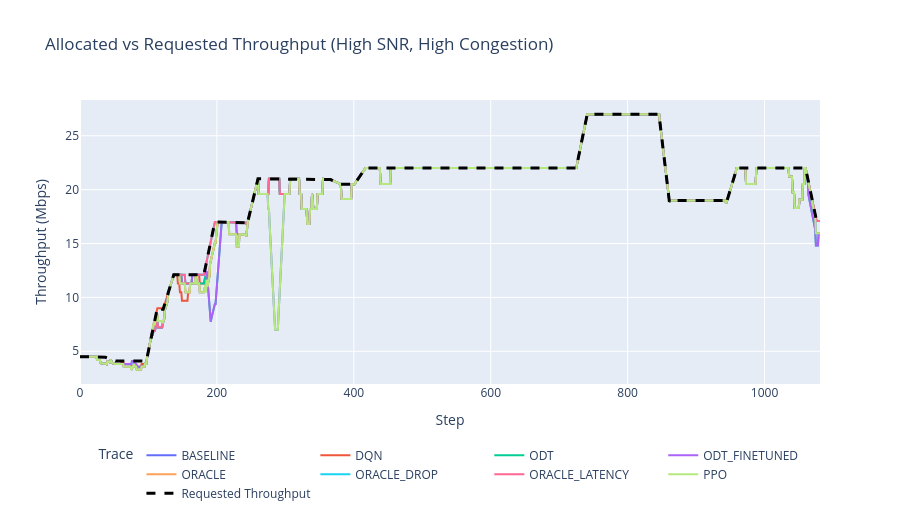

Write notebook code for a chart like this one.
### Markdown cell above
## 4) Critical-Case Time Series (Hard Scenarios Only)

### Code cell
SCENARIO = "snr_congested"
plot_df = data[data["scenario"] == SCENARIO].copy()

if len(plot_df) == 0:
    print(f"No data found for scenario: {SCENARIO}")
else:
    plot_df = plot_df.sort_values(["agent", "step"])

    plot_df["throughput_alloc_mbps"] = pd.to_numeric(
        plot_df.get("transmission_rate_mbps", np.nan), errors="coerce"
    )

    ref_agent = sorted(plot_df["agent"].unique())[0]
    req_df = plot_df[plot_df["agent"] == ref_agent].copy()
    req_df["throughput_req_mbps"] = pd.to_numeric(
        req_df.get("throughput_req", np.nan), errors="coerce"
    )

    plot_df["alloc_smooth"] = (
        plot_df.groupby("agent")["throughput_alloc_mbps"]
               .transform(lambda s: s.rolling(15, min_periods=1).mean())
    )
    req_df["req_smooth"] = req_df["throughput_req_mbps"].rolling(15, min_periods=1).mean()

    fig = go.Figure()

    # 1) Add allocated first
    for agent in sorted(plot_df["agent"].unique()):
        g = plot_df[plot_df["agent"] == agent]
        if g.empty:
            continue
        fig.add_trace(
            go.Scatter(
                x=g["step"],
                y=g["alloc_smooth"],
                mode="lines",
                name=f"{agent}",
            )
        )

    # 2) Add requested last so it draws on top
    fig.add_trace(
        go.Scatter(
            x=req_df["step"],
            y=req_df["req_smooth"],
            mode="lines",
            name="Requested Throughput",
            line=dict(color="black", dash="dash", width=3),
        )
    )

    fig.update_layout(
        height=520,
        title=f"Allocated vs Requested Throughput (High SNR, High Congestion)",
        xaxis_title="Step",
        yaxis_title="Throughput (Mbps)",
        legend=dict(
            orientation="h",
            yanchor="top",
            y=-0.2,
            xanchor="center",
            x=0.5
        ),
        legend_title="Trace",
    )
    fig.show()

### Figure 1 — Plotly figure (JSON) as saved in the notebook; plotly's stock layout.template omitted (floating-point values rounded to 4 significant figures; data arrays with more than 128 entries replaced by an {"elided": "..."} marker saying what was removed)
{"data": [{"mode": "lines", "name": "BASELINE", "type": "scatter", "x": {"elided": "1082 int values"}, "y": {"elided": "1082 float values"}}, {"mode": "lines", "name": "DQN", "type": "scatter", "x": {"elided": "1082 int values"}, "y": {"elided": "1082 float values"}}, {"mode": "lines", "name": "ODT", "type": "scatter", "x": {"elided": "1082 int values"}, "y": {"elided": "1082 float values"}}, {"mode": "lines", "name": "ODT_FINETUNED", "type": "scatter", "x": {"elided": "1082 int values"}, "y": {"elided": "1082 float values"}}, {"mode": "lines", "name": "ORACLE", "type": "scatter", "x": {"elided": "1082 int values"}, "y": {"elided": "1082 float values"}}, {"mode": "lines", "name": "ORACLE_DROP", "type": "scatter", "x": {"elided": "1082 int values"}, "y": {"elided": "1082 float values"}}, {"mode": "lines", "name": "ORACLE_LATENCY", "type": "scatter", "x": {"elided": "1082 int values"}, "y": {"elided": "1082 float values"}}, {"mode": "lines", "name": "PPO", "type": "scatter", "x": {"elided": "1082 int values"}, "y": {"elided": "1082 float values"}}, {"line": {"color": "black", "dash": "dash", "width": 3}, "mode": "lines", "name": "Requested Throughput", "type": "scatter", "x": {"elided": "1082 int values"}, "y": {"elided": "1082 float values"}}], "layout": {"height": 520, "legend": {"orientation": "h", "title": {"text": "Trace"}, "x": 0.5, "xanchor": "center", "y": -0.2, "yanchor": "top"}, "title": {"text": "Allocated vs Requested Throughput (High SNR, High Congestion)"}, "xaxis": {"title": {"text": "Step"}}, "yaxis": {"title": {"text": "Throughput (Mbps)"}}}}
